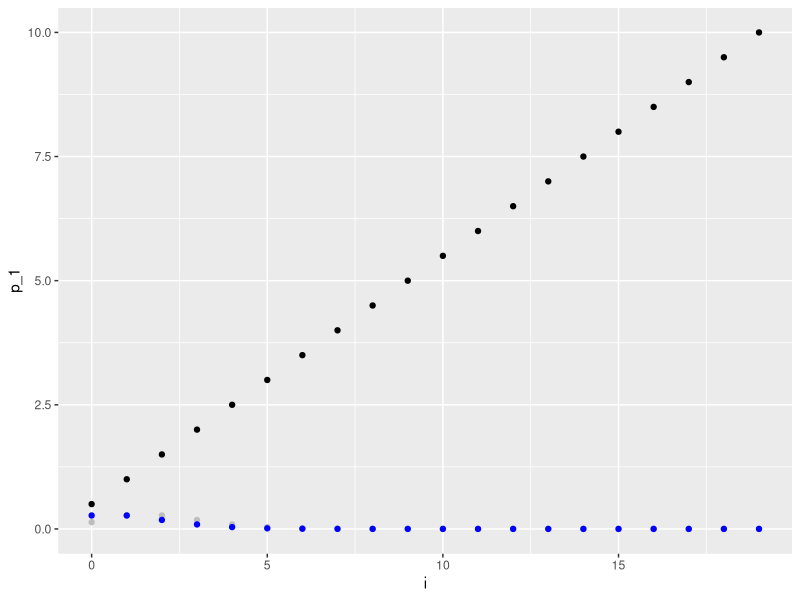
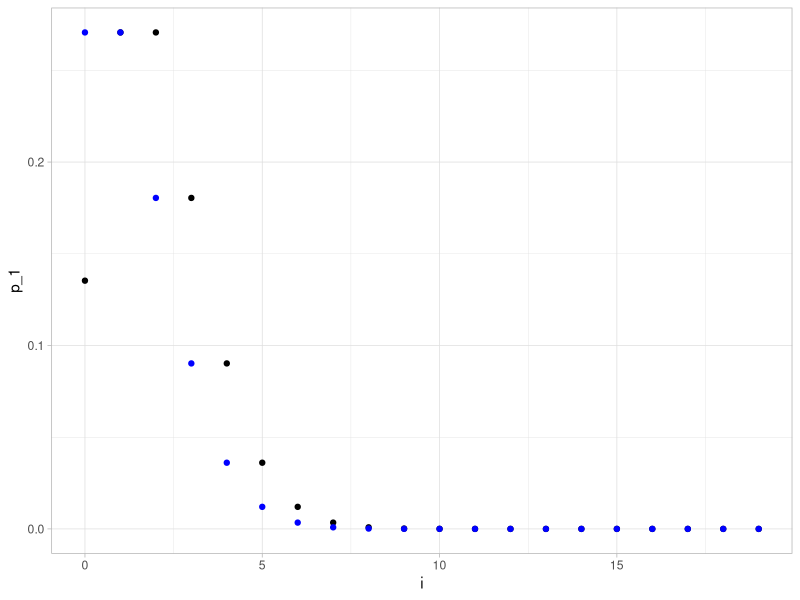
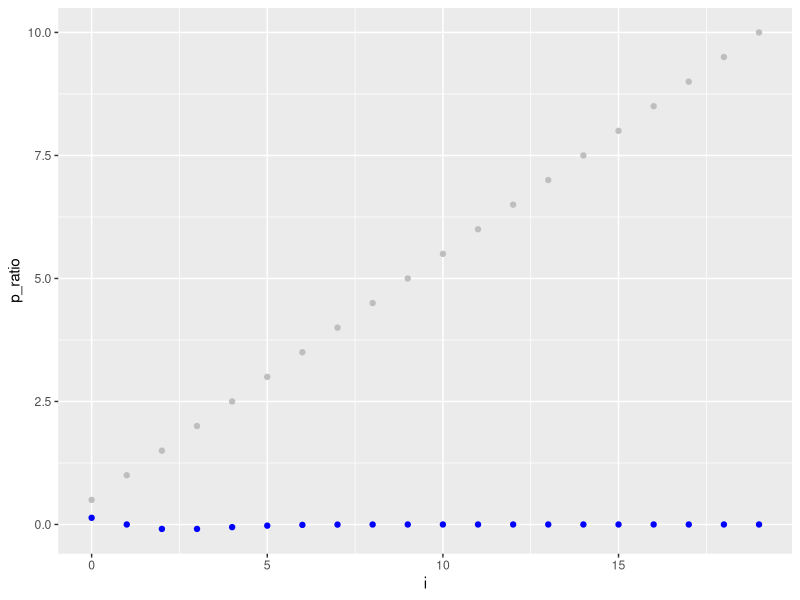

Recreate these plots in R, in order.
rm(list = ls());

library(ggplot2);


lambda <- 2;
n      <- 20;
p_i    <- rep(0, n);
p_1    <- rep(0, n);
p_2    <- rep(0, n);

for(i in 1:n){
  p_1[i] <- dpois(x = i - 1, lambda = lambda);
  p_2[i] <- dpois(x = i, lambda = lambda);
}

data_df <- data.frame( i = 0:(n - 1), j = 1:n, p_1 = p_1, p_2 = p_2, 
                       p_ratio = p_1/p_2, p_diff = p_2 - p_1);

#the difference is 1/lambda
#which makes sense since it is the inverse unit production rate of the process
#through the exponentiation we get the linear behaviour

ggplot(data_df, aes(x = i)) + 
  geom_point(aes(y = p_1), colour="gray") +
  geom_point(aes(y = p_2), colour="blue") +
  geom_point(aes(y = p_ratio), colour = "black");

ggplot(data_df, aes(x = i)) + 
  geom_point(aes(y = p_1), colour="black") +
  geom_point(aes(y = p_2), colour="blue") + 
  theme_light();
  
ggplot(data_df, aes(x = i)) + 
  geom_point(aes(y = p_ratio), colour="gray") +
  geom_point(aes(y = p_diff), colour="blue");
  
